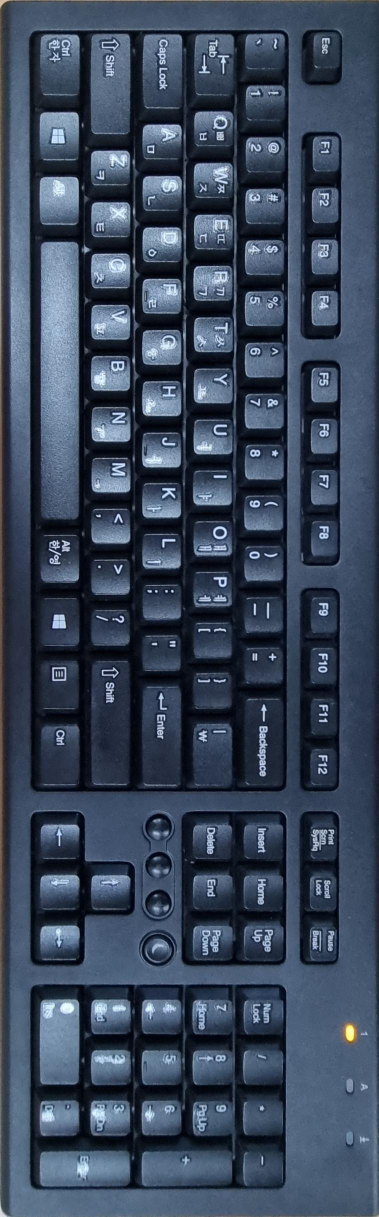
#> input picture hw5_img.jpg, 757 x 2434 px, given in place of the camera (shown at 1/2 size)
$ python homework4.py
#> lines starting #> are read from the running program, lines starting #| are printed output that depends on the picture; after the words box and inside, x2 and y2 are one past the last pixel; in counts of white or black regions, pixels touching at a corner belong together
import cv2
import numpy as np

def run_main():
    cap = cv2.VideoCapture(0)
    cap.set(cv2.CAP_PROP_FRAME_WIDTH, 1280)
    cap.set(cv2.CAP_PROP_FRAME_HEIGHT, 720)
    while(True):
        ret, frame = cap.read()
#> frame is the input picture: shape (2434, 757, 3); mean B, G, R 90.3, 70.7, 57.5
        roi = frame[0:500, 0:500]
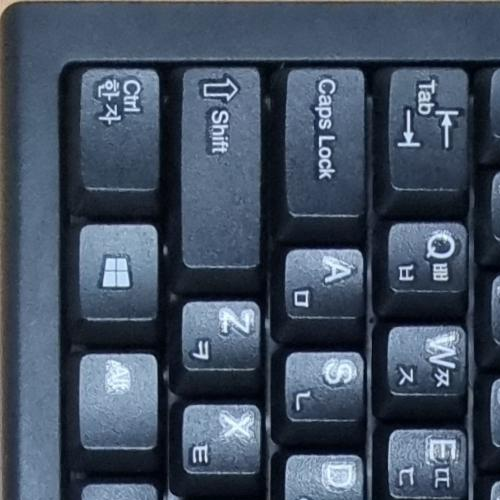
#> roi: shape (500, 500, 3); mean B, G, R 96.5, 78.6, 65.4
        gray = cv2.cvtColor(roi, cv2.COLOR_BGR2GRAY)
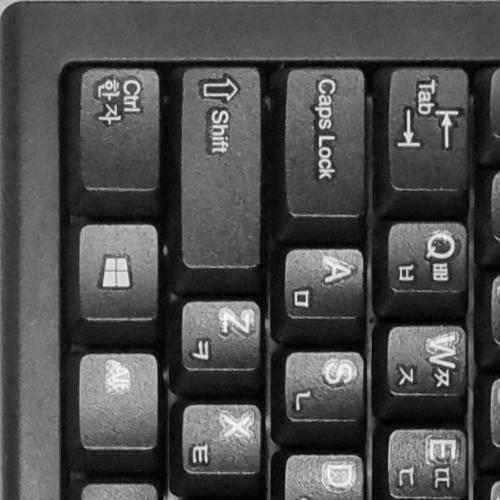
#> gray: shape (500, 500); min 1, max 250, mean 76.7
        gray_blur = cv2.GaussianBlur(gray, (9, 9), 2)
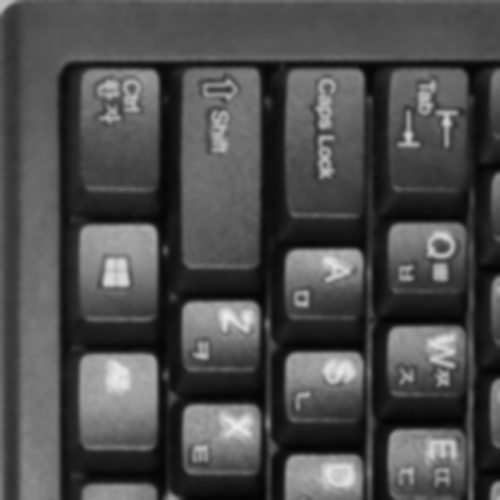
#> gray_blur: shape (500, 500); min 4, max 236, mean 76.7
        thresh = cv2.adaptiveThreshold(gray_blur, 255, cv2.ADAPTIVE_THRESH_GAUSSIAN_C,
                                       cv2.THRESH_BINARY_INV, 21, 2)
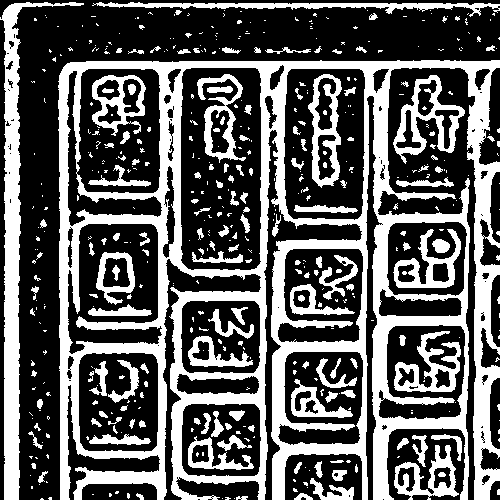
#> thresh: shape (500, 500); 36.7% white; 482 white regions (328 under 20 px), largest, box (x1, y1, x2, y2) and area: (58, 60, 500, 500) 55618, (0, 2, 84, 500) 7346, (92, 2, 500, 17) 1972
        kernel = np.ones((5, 5), np.uint8)
        closing = cv2.morphologyEx(thresh, cv2.MORPH_CLOSE,
        kernel, iterations=2)
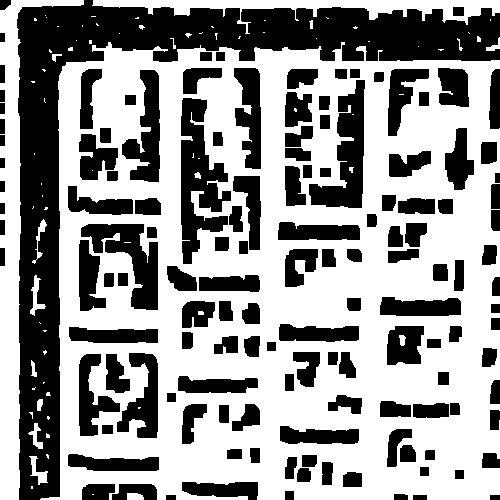
#> closing: shape (500, 500); 59% white; 137 black regions
        cont_img = closing.copy()
        contours, hierarchy = cv2.findContours(cont_img, cv2.RETR_EXTERNAL,
                                               cv2.CHAIN_APPROX_SIMPLE)
#> contours = 65 contours, 53 with area under 20; largest, box (x1, y1, x2, y2) and area: (40, 42, 500, 500) 190110, (0, 0, 84, 500) 8722, (92, 0, 500, 34) 3840, (30, 275, 46, 316) 178, (29, 456, 48, 485) 167
        for cnt in contours:
            area = cv2.contourArea(cnt)
            if area < 2000 or area > 5000:
                continue
            if len(cnt) < 5:
                continue
            ellipse = cv2.fitEllipse(cnt)
            cv2.ellipse(roi, ellipse, (0,255,0), 2)
#> this loop made 65 passes
#> area on passes 2, 4, 7, 10, 14, 18, 19, 28, 33, 40: 86.5, 167, 117.5, 44, 40.5, 177.5, 102, 24.5, 190110, 53.5
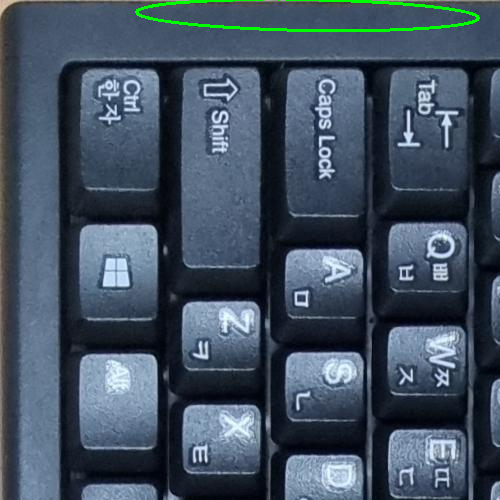
#> roi: shape (500, 500, 3); 0.73% of pixels changed, all inside (x1, y1, x2, y2) = (135, 0, 480, 32)
        cv2.imshow("Morphological Closing", closing)
        cv2.imshow("Adaptive Thresholding", thresh)
        cv2.imshow('Contours', roi)
        if cv2.waitKey(1) & 0xFF == ord('q'):
#> (key q is pressed here)
            break
    cap.release()
    cv2.destroyAllWindows()
if __name__ == "__main__":
    run_main()

$ run again, on img_cat.jpg
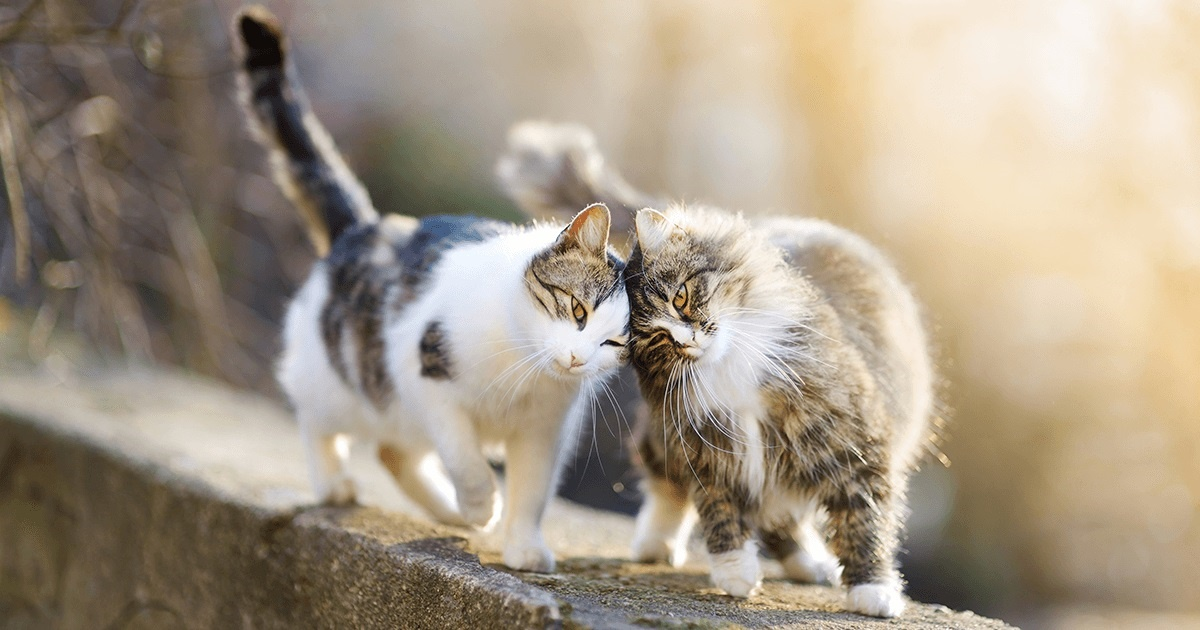
#> input picture img_cat.jpg, 1200 x 630 px, given in place of the camera
#> in run_main, frame is the input picture: shape (630, 1200, 3); mean B, G, R 135.2, 152.7, 165.1
#> in run_main, `thresh = cv2.adaptiveThreshold(gray_blur, 255, cv2.ADAPTIVE_THRESH_GAU..`:
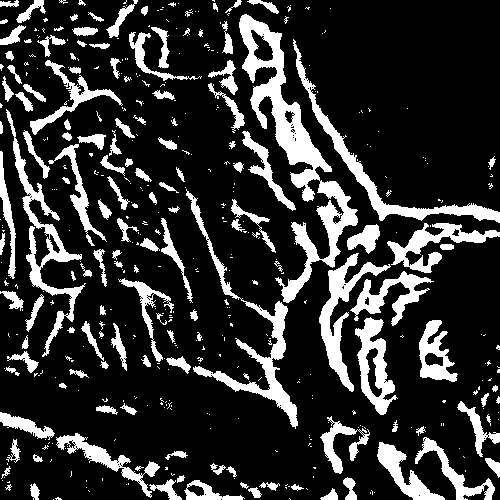
#> thresh: shape (500, 500); 19.5% white; 455 white regions (313 under 20 px), largest, box (x1, y1, x2, y2) and area: (239, 14, 358, 303) 7207, (186, 189, 298, 429) 3093, (293, 39, 500, 223) 2781
#> closing: shape (500, 500); 27.1% white; 120 white regions (81 under 20 px)
#> contours = 116 contours, 83 with area under 20; largest, box (x1, y1, x2, y2) and area: (0, 0, 500, 429) 57367, (0, 412, 308, 500) 4086, (0, 151, 24, 311) 1504, (419, 320, 458, 382) 1474, (415, 426, 500, 500) 1318
#> the loop in run_main, `for cnt in contours:` made 116 passes
#> area on passes 5, 8, 12, 14, 17, 19, 23, 25: 107.5, 316, 162.5, 62, 1277, 339, 1318.5, 32
#> after the loop in run_main, `for cnt in contours:`:
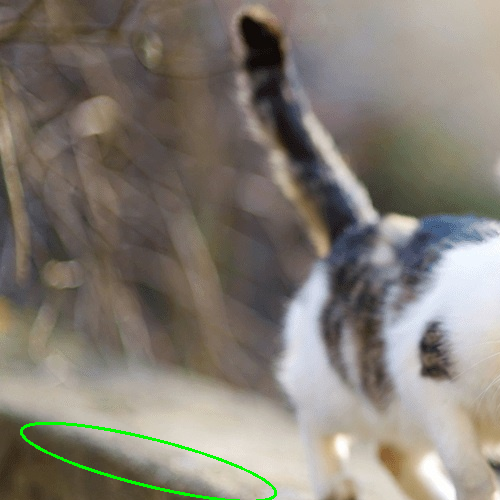
#> roi: shape (500, 500, 3); mean B, G, R 116.4, 125.7, 131.8
